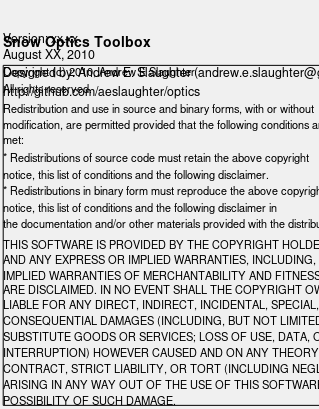

MATLAB code for this plot:
function about(varargin)


textbox = {'Version: xx.xx';
           'August XX, 2010';
           'Designed by: Andrew E. Slaughter (andrew.e.slaughter@gmail.com)';
           'http://github.com/aeslaughter/optics'};
       
fid = fopen('license.txt','r');       
lic = textscan(fid,'%s','delimiter','\n'); lic = lic{1};
fclose(fid);

for i = 1:length(lic);
    L(i) = length(lic{i});
end
w = max(L);
h = length(lic);

d = dialog('Units','Normalized','Position',[0.375,0.3,0.25,0.4],'Name',...
    'Snow Optics Toolbox','WindowStyle','Normal');
annotation(d,'textbox',[0.01,0.88,0.98,0.1],'String','Snow Optics Toolbox',...
    'FontSize',10,'EdgeColor','none','FontWeight','Bold');
annotation(d,'textbox',[0.01,0.76,0.98,0.18],'String',textbox,...
    'FontSize',9,'EdgeColor','none','VerticalAlignment','top');
annotation(d,'textbox',[0.01,0.01,0.98,0.74],'String',lic,'FontSize',8);

